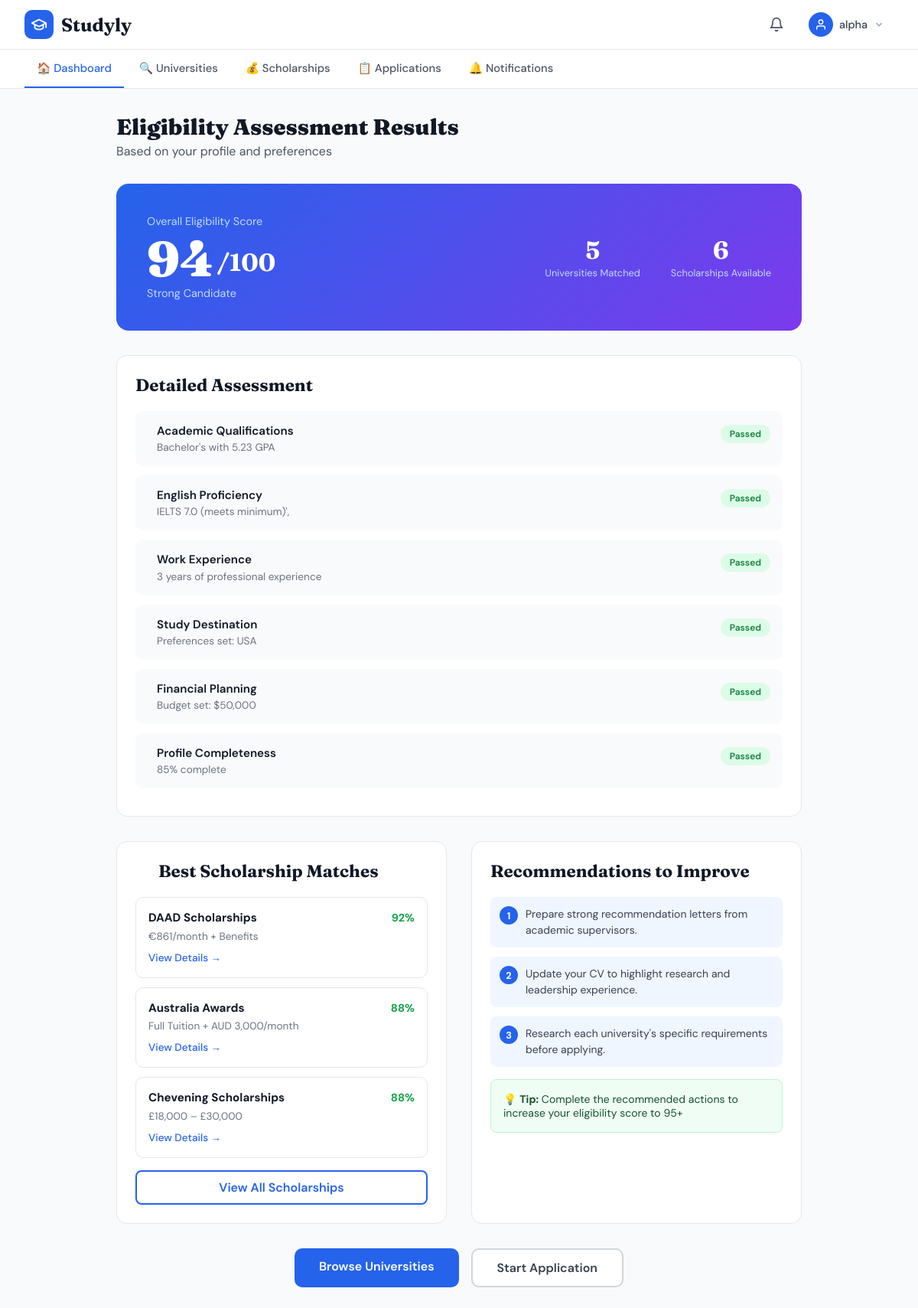
The app's page /eligibility/check/ (signed in) with its own data.
### users/models.py (models this page shows, shortened)
class User(AbstractUser):
    ROLE_CHOICES = [
        ('student', 'Student'),
        ('admin', 'Admin'),
        ('consultant', 'Educational Consultant'),
    ]
    role = models.CharField(max_length=20, choices=ROLE_CHOICES, default='student')

### scholarships/models.py (models this page shows, shortened)
class Scholarship(models.Model):
    CATEGORY_CHOICES = [
        ('merit', 'Merit-Based'),
        ('need', 'Need-Based'),
        ('sports', 'Sports'),
        ('research', 'Research'),
    ]
    FUNDING_TYPE_CHOICES = [
        ('full', 'Full Funding'),
        ('partial', 'Partial Funding'),
    ]
    title = models.CharField(max_length=255)
    description = models.TextField()
    provider = models.CharField(max_length=255, blank=True, null=True)
    university = models.ForeignKey(
        University,
        on_delete=models.SET_NULL,
        related_name='scholarships',
        null=True,
        blank=True
    )
    amount = models.DecimalField(
        max_digits=12, decimal_places=2,
        null=True, blank=True
    )
    amount_display = models.CharField(
        max_length=150, blank=True, null=True,
        help_text="e.g. Full Tuition + Living Expenses"
    )
    funding_type = models.CharField(
        max_length=10,
        choices=FUNDING_TYPE_CHOICES,
        default='full'
    )
    category = models.CharField(
        max_length=50,
        choices=CATEGORY_CHOICES,
        default='merit'
    )
    deadline = models.DateField()
    target_group = models.CharField(
        max_length=150, blank=True, null=True,
        help_text="e.g. Graduate Students"
    )
    recipients_per_year = models.CharField(
        max_length=50, blank=True, null=True,
        help_text="e.g. 4,000"
    )
    min_gpa_required = models.FloatField(null=True, blank=True)
    min_ielts_required = models.FloatField(null=True, blank=True)
    created_at = models.DateTimeField(auto_now_add=True)
    updated_at = models.DateTimeField(auto_now=True)
    class Meta:
        ordering = ['deadline']

### eligibility/views.py (the view, shortened to what this page needs)
# urls.py: path('check/', views.check, name='check'),
@login_required
def check(request):
    profile = request.user.profile
    criteria = []
    score_points = 0
    recommendations = []
    gpa = profile.GPA
    degree = profile.get_degree_level_display() if profile.degree_level else None
    if gpa is not None:
        if gpa >= 3.5:
            criteria.append({
                'icon': 'check-circle',
                'icon_color': '#16a34a',
                'title': 'Academic Qualifications',
                'detail': f"{degree or 'Degree'} with {gpa:.2f} GPA",
                'badge': 'Passed',
                'badge_bg': '#dcfce7',
                'badge_color': '#15803d',
            })
            score_points += 25
    lang = profile.english_proficiency
    score = profile.english_score
    if lang and lang != 'none' and score is not None:
        test_name = profile.get_english_proficiency_display()
        threshold = 6.5 if lang == 'ielts' else 80  # IELTS vs TOEFL
        if score >= threshold + (1.0 if lang == 'ielts' else 10):
            criteria.append({
                'icon': 'check-circle',
                'icon_color': '#16a34a',
                'title': 'English Proficiency',
                'detail': f"{test_name} {score}",
                'badge': 'Passed',
                'badge_bg': '#dcfce7',
                'badge_color': '#15803d',
            })
            score_points += 20
        elif score >= threshold:
            criteria.append({
                'icon': 'check-circle',
                'icon_color': '#16a34a',
                'title': 'English Proficiency',
                'detail': f"{test_name} {score} (meets minimum)',",
                'badge': 'Passed',
                'badge_bg': '#dcfce7',
                'badge_color': '#15803d',
            })
            score_points += 14
    exp = profile.work_experience_years or 0
    if exp >= 3:
        criteria.append({
            'icon': 'check-circle',
            'icon_color': '#16a34a',
            'title': 'Work Experience',
            'detail': f"{exp} years of professional experience",
            'badge': 'Passed',
            'badge_bg': '#dcfce7',
            'badge_color': '#15803d',
        })
        score_points += 20
    countries = profile.preferred_countries_list()
    if countries:
        criteria.append({
            'icon': 'check-circle',
            'icon_color': '#16a34a',
            'title': 'Study Destination',
            'detail': f"Preferences set: {', '.join(countries[:3])}{'…' if len(countries) > 3 else ''}",
            'badge': 'Passed',
            'badge_bg': '#dcfce7',
            'badge_color': '#15803d',
        })
        score_points += 10
    if profile.budget and profile.budget > 0:
        criteria.append({
            'icon': 'check-circle',
            'icon_color': '#16a34a',
            'title': 'Financial Planning',
            'detail': f"Budget set: ${profile.budget:,.0f}",
            'badge': 'Passed',
            'badge_bg': '#dcfce7',
            'badge_color': '#15803d',
        })
        score_points += 10
    filled = sum([
        bool(profile.GPA),
        bool(profile.degree_level),
        bool(profile.english_score),
        bool(profile.preferred_countries),
        bool(profile.budget),
        bool(profile.phone_number),
        bool(profile.date_of_birth),
    ])
    completeness = int((filled / 7) * 100)
    if completeness >= 85:
        criteria.append({
            'icon': 'check-circle',
            'icon_color': '#16a34a',
            'title': 'Profile Completeness',
            'detail': f"{completeness}% complete",
            'badge': 'Passed',
            'badge_bg': '#dcfce7',
            'badge_color': '#15803d',
        })
        score_points += 15
    total_score = min(100, score_points)
    all_universities = University.objects.all()
    matched_universities = []
    for uni in all_universities:
        gpa_ok = (uni.min_gpa is None) or (gpa is not None and gpa >= uni.min_gpa)
        ielts_ok = (uni.min_ielts is None) or (score is not None and score >= uni.min_ielts)
        if gpa_ok and ielts_ok:
            matched_universities.append(uni)
    today = date.today()
    all_scholarships = Scholarship.objects.filter(deadline__gte=today)
    scholarship_matches = []
    for s in all_scholarships:
        match_pct = _compute_scholarship_match(s, profile)
        if match_pct >= 50:
            scholarship_matches.append({
                'scholarship': s,
                'match_pct': match_pct,
            })
    scholarship_matches.sort(key=lambda x: x['match_pct'], reverse=True)
    top_scholarships = scholarship_matches[:3]
    if not recommendations:
        recommendations.append("Prepare strong recommendation letters from academic supervisors.")
        recommendations.append("Update your CV to highlight research and leadership experience.")
    recommendations.append("Research each university's specific requirements before applying.")
    context = {
        'score': total_score,
        'score_label': _score_label(total_score),
        'criteria': criteria,
        'matched_universities_count': len(matched_universities),
        'scholarship_matches_count': len(scholarship_matches),
        'top_scholarships': top_scholarships,
        'recommendations': recommendations,
        'profile': profile,
        'active_nav': 'eligibility',
    }
    return render(request, 'eligibility/check.html', context)

### eligibility/views.py (called while the page is built)
def _score_label(score):
    if score >= 85:
        return "Strong Candidate"
    elif score >= 70:
        return "Good Candidate"
    elif score >= 50:
        return "Moderate Candidate"
    else:
        return "Needs Improvement"

### users/models.py (called while the page is built)
    def preferred_countries_list(self):
        if self.preferred_countries:
            return [c.strip() for c in self.preferred_countries.split(',')]
        return []

### templates/eligibility/check.html (shortened to what this page needs)
{% extends "base.html" %}
{% block nav_dashboard %}active{% endblock %}
{% block content %}
<main>
  <h1 class="page-title">Eligibility Assessment Results</h1>
  <p class="page-subtitle">Based on your profile and preferences</p>
  <div class="score-banner">
    <div class="score-left">
      <p>Overall Eligibility Score</p>
      <div class="score-num">
        <span class="score-big">{{ score }}</span>
        <span class="score-total">/100</span>
      </div>
      <div class="score-label">{{ score_label }}</div>
    </div>
    <div class="score-stats">
      <div class="score-stat"><div class="val">{{ matched_universities_count }}</div><div class="lbl">Universities Matched</div></div>
      <div class="score-stat"><div class="val">{{ scholarship_matches_count }}</div><div class="lbl">Scholarships Available</div></div>
    </div>
  </div>
  <div class="card">
    <h2>Detailed Assessment</h2>
    {% for item in criteria %}
    <div class="check-item">
      <div class="check-content">
        <h3>{{ item.title }}</h3>
        <p>{{ item.detail }}</p>
      </div>
      <span class="check-badge" style="background:{{ item.badge_bg }};color:{{ item.badge_color }}">{{ item.badge }}</span>
    </div>
    {% endfor %}
  </div>
  <div class="two-col">
    <div class="card" style="margin-bottom:0">
      <div style="display:flex;align-items:center;gap:8px;margin-bottom:1.25rem">
        <i data-lucide="award" style="width:22px;height:22px;color:#7c3aed"></i>
        <h2 style="margin-bottom:0">Best Scholarship Matches</h2>
      </div>
      {% if top_scholarships %}
        {% for item in top_scholarships %}
        <div class="schol-match">
          <div class="schol-match-top">
            <span class="schol-match-name">{{ item.scholarship.title }}</span>
            <div class="match-pct"> {{ item.match_pct }}%</div>
          </div>
          <div class="schol-amount">{{ item.scholarship.amount_display|default:item.scholarship.get_funding_type_display }}</div>
          <a href="{% url 'scholarships:detail' item.scholarship.pk %}" class="schol-link">View Details →</a>
        </div>
        {% endfor %}
      {% else %}
        <p style="color:#6b7280;font-size:.9rem;padding:1rem 0">No scholarship matches found. Complete your profile to unlock recommendations.</p>
      {% endif %}
      <a href="{% url 'scholarships:list' %}" class="btn-outline-blue">View All Scholarships</a>
    </div>
    <div class="card" style="margin-bottom:0">
      <h2>Recommendations to Improve</h2>
      {% for rec in recommendations %}
      <div class="rec-item">
        <div class="rec-num">{{ forloop.counter }}</div>
        <div class="rec-text">{{ rec }}</div>
      </div>
      {% endfor %}
      <div class="tip-box">💡 <strong>Tip:</strong> Complete the recommended actions to increase your eligibility score to 95+</div>
    </div>
  </div>
  <div class="action-btns">
    <a href="{% url 'universities:list' %}" class="btn-primary">Browse Universities</a>
    <a href="{% url 'applications:create' %}" class="btn-secondary">Start Application</a>
  </div>
</main>
{% endblock %}

### templates/base.html (shortened to what this page needs)
<!DOCTYPE html>
<html lang="en">
<head>
</head>
<body>
{% if user.is_authenticated %}
<nav class="top-nav">
  <div class="top-nav-inner">
    <a href="{% url 'dashboard:dashboard' %}" class="logo">
      <div class="logo-icon">
        <svg xmlns="http://www.w3.org/2000/svg" width="22" height="22" fill="none" stroke="white" stroke-width="2" stroke-linecap="round" stroke-linejoin="round" viewBox="0 0 24 24">
          <path d="M22 10v6M2 10l10-5 10 5-10 5z"/><path d="M6 12v5c3 3 9 3 12 0v-5"/>
        </svg>
      </div>
      <span class="logo-text">Studyly</span>
    </a>
    <div class="nav-right">
      <a href="{% url 'notifications:list' %}" class="bell-btn" title="Notifications">
        <svg xmlns="http://www.w3.org/2000/svg" width="20" height="20" fill="none" stroke="currentColor" stroke-width="2" stroke-linecap="round" stroke-linejoin="round" viewBox="0 0 24 24">
          <path d="M18 8A6 6 0 0 0 6 8c0 7-3 9-3 9h18s-3-2-3-9"/>
          <path d="M13.73 21a2 2 0 0 1-3.46 0"/>
        </svg>
      </a>
      <div class="user-dropdown-wrap" id="userDropdown">
        <div class="user-btn" onclick="toggleDropdown()">
          <div class="user-avatar">
            {% if user.profile.profile_picture %}
              <img src="{{ user.profile.profile_picture.url }}" alt="avatar">
            {% else %}
              <svg xmlns="http://www.w3.org/2000/svg" width="16" height="16" fill="none" stroke="white" stroke-width="2" stroke-linecap="round" stroke-linejoin="round" viewBox="0 0 24 24">
                <path d="M20 21v-2a4 4 0 0 0-4-4H8a4 4 0 0 0-4 4v2"/><circle cx="12" cy="7" r="4"/>
              </svg>
            {% endif %}
          </div>
          <span class="user-name">{{ user.get_full_name|default:user.username }}</span>
          <svg class="chevron" xmlns="http://www.w3.org/2000/svg" width="14" height="14" fill="none" stroke="currentColor" stroke-width="2.5" viewBox="0 0 24 24">
            <polyline points="6 9 12 15 18 9"/>
          </svg>
        </div>
      </div>
    </div>
  </div>
</nav>
<div class="sec-nav">
  <div class="sec-nav-inner">
    <a href="{% url 'dashboard:dashboard' %}"  class="nav-link {% block nav_dashboard %}{% endblock %}">🏠 Dashboard</a>
    <a href="{% url 'universities:list' %}"    class="nav-link {% block nav_universities %}{% endblock %}">🔍 Universities</a>
    <a href="{% url 'scholarships:list' %}"    class="nav-link {% block nav_scholarships %}{% endblock %}">💰 Scholarships</a>
    <a href="{% url 'applications:list' %}"    class="nav-link {% block nav_applications %}{% endblock %}">📋 Applications</a>
    <a href="{% url 'notifications:list' %}"   class="nav-link {% block nav_notifications %}{% endblock %}">🔔 Notifications</a>
  </div>
</div>
{% endif %}
{% block content %}{% endblock %}
</body>
</html>

### templates/base.html (style rules this page uses)
*, *::before, *::after { box-sizing: border-box; margin: 0; padding: 0; }
body { font-family: 'DM Sans', sans-serif; background: #f9fafb; color: #111827; }
a { text-decoration: none; color: inherit; }
.top-nav { background: white; border-bottom: 1px solid #e5e7eb; position: sticky; top: 0; z-index: 200; }
.top-nav-inner { max-width: 1280px; margin: 0 auto; padding: 0 2rem; display: flex; align-items: center; justify-content: space-between; height: 64px; }
.logo { display: flex; align-items: center; gap: 10px; }
.logo-icon { background: #2563eb; padding: 8px; border-radius: 10px; display: flex; }
.logo-text { font-family: 'Fraunces', serif; font-size: 1.5rem; font-weight: 700; }
.nav-right { display: flex; align-items: center; gap: 12px; }
.bell-btn { padding: 8px; color: #4b5563; display: flex; align-items: center; position: relative; }
.user-dropdown-wrap { position: relative; }
.user-btn { display: flex; align-items: center; gap: 8px; padding: 6px 12px; border-radius: 8px; cursor: pointer; transition: background .15s; }
.user-avatar { width: 34px; height: 34px; background: #2563eb; border-radius: 50%; display: flex; align-items: center; justify-content: center; flex-shrink: 0; overflow: hidden; }
.user-name { font-size: .9rem; font-weight: 500; color: #374151; }
.chevron { color: #9ca3af; transition: transform .2s; }
.sec-nav { background: white; border-bottom: 1px solid #e5e7eb; }
.sec-nav-inner { max-width: 1280px; margin: 0 auto; padding: 0 2rem; display: flex; gap: 4px; overflow-x: auto; }
.nav-link { display: flex; align-items: center; gap: 8px; padding: 14px 16px; border-bottom: 2px solid transparent; color: #4b5563; font-weight: 500; font-size: .92rem; white-space: nowrap; transition: color .15s; }
.nav-link.active { border-bottom-color: #2563eb; color: #2563eb; }

### records on screen
User: get_full_name "alpha"
Scholarship: scholarship "DAAD Scholarships", match_pct "92", scholarship.amount_display "€861/month + Benefits"
Scholarship: scholarship "Australia Awards", match_pct "88", scholarship.amount_display "Full Tuition + AUD 3,000/month"
Scholarship: scholarship "Chevening Scholarships", match_pct "88", scholarship.amount_display "£18,000 – £30,000"

### other values on screen
{{ score }} "94"
{{ score_label }} "Strong Candidate"
{{ matched_universities_count }} "5"
{{ scholarship_matches_count }} "6"
{{ item.title }} "Academic Qualifications" "English Proficiency" "Work Experience" "Study Destination" "Financial Planning" "Profile Completeness"
{{ item.detail }} "Bachelor's with 5.23 GPA" "IELTS 7.0 (meets minimum)'," "3 years of professional experience" "Preferences set: USA" "Budget set: $50,000" "85% complete"
{{ item.badge }} "Passed" "Passed" "Passed" "Passed" "Passed" "Passed"
{{ rec }} "Prepare strong recommendation letters from academic supervisors." "Update your CV to highlight research and leadership experience." "Research each university's specific requirements before applying."
